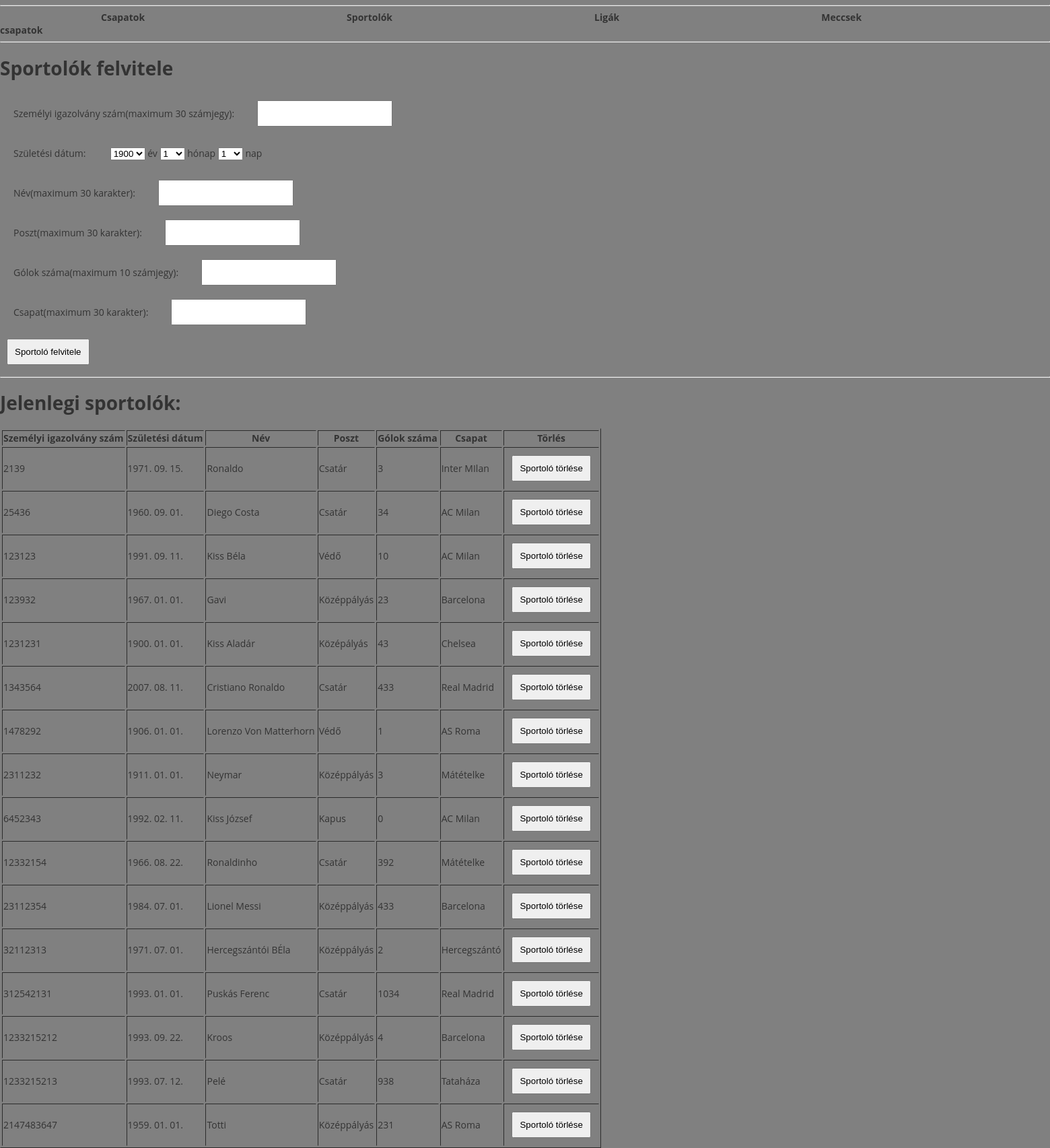
/sportolo.php, run on the app's committed database.
### tables this page shows
CREATE TABLE `sportolo` (
  `szigszam` int(30) NOT NULL,
  `szuldatum` varchar(30) NOT NULL,
  `nev` varchar(30) NOT NULL,
  `poszt` varchar(30) NOT NULL,
  `golok` int(10) NOT NULL,
  `csnev` varchar(30) DEFAULT NULL
);

### db_fuggvenyek.php (called while the page is built, shortened)
<?php
function csapatsportok_csatlakozas() {
	$conn = mysqli_connect("localhost", "root", "") or die("Csatlakozási hiba");
	mysqli_query($conn, 'SET NAMES UTF-8');
	mysqli_query($conn, 'SET character_set_results=utf8');
	mysqli_set_charset($conn, 'utf8');
	return $conn;
}
function sportololistatLeker() {
	if ( !($conn = csapatsportok_csatlakozas()) ) {
		return false;
	}
	$result = mysqli_query( $conn,"SELECT szigszam, szuldatum, nev, poszt, golok, csnev FROM SPORTOLO");
	return $result;
}

### sportolo.php (the view, shortened to what this page needs)
<?php
include_once('db_fuggvenyek.php');
include_once('menu.php');
?>
<!DOCTYPE HTML>
<HTML>
<HEAD>
	<link rel="stylesheet" href="style.css">
</HEAD>
<BODY>
<hr/>
<?php echo menu();?>
<hr/>
<h1>Sportolók felvitele</h1>
<form method="POST" action="sportolofelvitel.php" accept-charset="utf-8">
<label>Személyi igazolvány szám(maximum 30 számjegy): </label>
<input type="text" name="szigszam" required />
<br>
<label>Születési dátum: </label>
	<select name="szulev" />
	<?php
		for ($i=1900; $i<2022; $i++) {
			echo '<option value="'.$i.'">'.$i.'</option>';
		}
	?>
	</select> év
	<select name="szulhonap" />
	<?php
		for ($i=1; $i<12; $i++) {
			echo '<option value="'.$i.'">'.$i.'</option>';
		}
	?>
	</select> hónap
	<select name="szulnap" />
	<?php
		for ($i=1; $i<31; $i++) {
			echo '<option value="'.$i.'">'.$i.'</option>';
		}
	?>
	</select> nap
	<br>
<label>Név(maximum 30 karakter): </label>
<input type="text" name="nev" required />
<br>
<label>Poszt(maximum 30 karakter): </label>
<input type="text" name="poszt" required/>
<br>
<label>Gólok száma(maximum 10 számjegy): </label>
<input type="text" name="golok" required/>
<br>
<label>Csapat(maximum 30 karakter): </label>
<input type="text" name="csnev" required/>
<br>
<input type="submit" value="Sportoló felvitele" required/>
</form>
<hr/>
<h1>Jelenlegi sportolók:</h1>
<table border="1">
<tr>
<th>Személyi igazolvány szám</th>
<th>Születési dátum</th>
<th>Név</th>
<th>Poszt</th>
<th>Gólok száma </th>
<th>Csapat</th>
<th>Törlés</th>
</tr>
<?php
	$sportolok = sportololistatLeker();
    while( $egySor = mysqli_fetch_assoc($sportolok) ) {
		echo '<tr>';
		echo '<td>'. $egySor["szigszam"] .'</td>';
		echo '<td>'. date_format(date_create($egySor["szuldatum"]), 'Y. m. d.') .'</td>';
		echo '<td>'. $egySor["nev"] .'</td>';
		echo '<td>'. $egySor["poszt"] .'</td>';
		echo '<td>'. $egySor["golok"] .'</td>';
		echo '<td>'. $egySor["csnev"] .'</td>';
		echo '<td><form method="POST" action="sportolotorles.php">
		<input type="hidden" name="toroltsportolo" value="'.$egySor["szigszam"].'" />
		<input type="submit" value="Sportoló törlése" />
		</form></td>';
		echo '</tr>';
	}
?>
</table>
</BODY>
</HTML>

### style.css (style rules this page uses)
body { background-color:#808080; color:#333; font: normal 14px "Open Sans", sans-serif; margin:0; }
h1,h2,h3,p,li { text-align:left; }

### sportolo.php (style rules this page uses)
label { margin: 10px; padding: 10px; text-align: left; display: inline-block; min-width: 120px; }
input { margin: 10px; padding: 10px; text-align: left; display: inline-flex; vertical-align: bottom; }

### data on the page
sportolo: szigszam "2139", szuldatum "1971. 09. 15.", nev "Ronaldo", poszt "Csatár", golok "3", csnev "Inter MIlan"
sportolo: szigszam "25436", szuldatum "1960. 09. 01.", nev "Diego Costa", poszt "Csatár", golok "34", csnev "AC Milan"
sportolo: szigszam "123123", szuldatum "1991. 09. 11.", nev "Kiss Béla", poszt "Védő", golok "10", csnev "AC Milan"
sportolo: szigszam "123932", szuldatum "1967. 01. 01.", nev "Gavi", poszt "Középpályás", golok "23", csnev "Barcelona"
sportolo: szigszam "1231231", szuldatum "1900. 01. 01.", nev "Kiss Aladár", poszt "Középályás", golok "43", csnev "Chelsea"
sportolo: szigszam "1343564", szuldatum "2007. 08. 11.", nev "Cristiano Ronaldo", poszt "Csatár", golok "433", csnev "Real Madrid"
sportolo: szigszam "1478292", szuldatum "1906. 01. 01.", nev "Lorenzo Von Matterhorn", poszt "Védő", golok "1", csnev "AS Roma"
sportolo: szigszam "2311232", szuldatum "1911. 01. 01.", nev "Neymar", poszt "Középpályás", golok "3", csnev "Mátételke"
sportolo: szigszam "6452343", szuldatum "1992. 02. 11.", nev "Kiss József", poszt "Kapus", golok "0", csnev "AC Milan"
sportolo: szigszam "12332154", szuldatum "1966. 08. 22.", nev "Ronaldinho", poszt "Csatár", golok "392", csnev "Mátételke"
sportolo: szigszam "23112354", szuldatum "1984. 07. 01.", nev "Lionel Messi", poszt "Középpályás", golok "433", csnev "Barcelona"
sportolo: szigszam "32112313", szuldatum "1971. 07. 01.", nev "Hercegszántói BÉla", poszt "Középpályás", golok "2", csnev "Hercegszántó"
sportolo: szigszam "312542131", szuldatum "1993. 01. 01.", nev "Puskás Ferenc", poszt "Csatár", golok "1034", csnev "Real Madrid"
sportolo: szigszam "1233215212", szuldatum "1993. 09. 22.", nev "Kroos", poszt "Középpályás", golok "4", csnev "Barcelona"
sportolo: szigszam "1233215213", szuldatum "1993. 07. 12.", nev "Pelé", poszt "Csatár", golok "938", csnev "Tataháza"
sportolo: szigszam "2147483647", szuldatum "1959. 01. 01.", nev "Totti", poszt "Középpályás", golok "231", csnev "AS Roma"

### other printed values
form field szulev "1900"
form field szulhonap "1"
form field szulnap "1"
